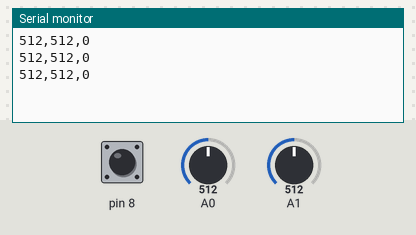
Simulated run of this sketch. Board: Arduino Uno, built with avr-gcc and run on an emulated ATmega328P. On the bench: the last lines printed to the serial monitor. Inputs (shaded band) come from the test bench; at power-on: A0 = 512, A1 = 512, pin 8 HIGH.

Above: at 1.3 s.
1.4 s: A0 set to 716
At 1.9 s:
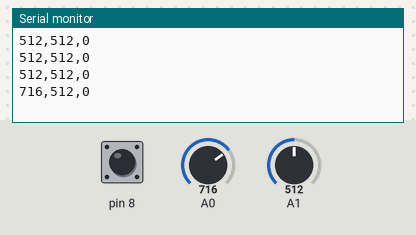
2.9 s: A1 set to 716
At 3.4 s:
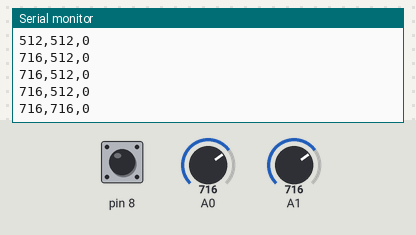
4.4 s: pin 8 pulled LOW for 0.6 s
At 4.9 s:
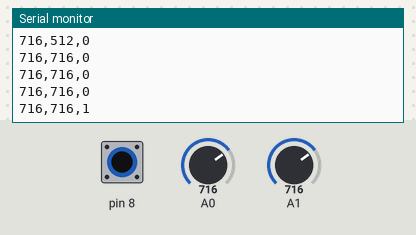
6.5 s: A0 set to 900
At 6.9 s:
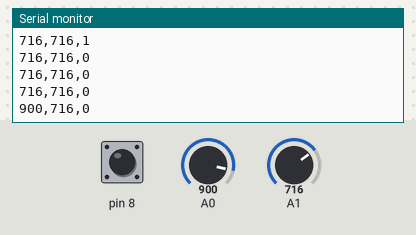
8.0 s: pin 8 pulled LOW for 1 s
At 8.4 s:
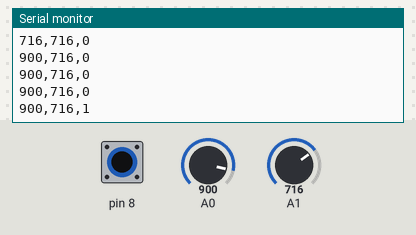
10.5 s: A1 set to 900
At 10.9 s:
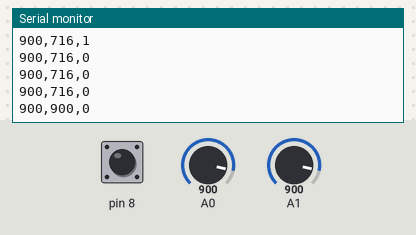
Timing chart, 0 to 13.0 s (numbered marks = the images above; inputs shaded):
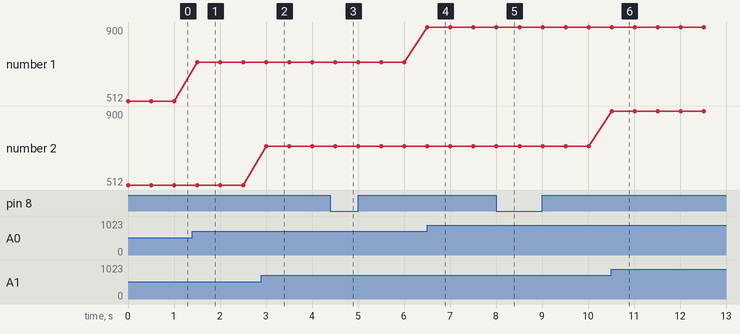

The sketch:

joystick.ino
```cpp
int xValue = 0 ;
int yValue = 0 ;
int bValue = 0 ;

void setup()
{
  Serial.begin(9600) ;
  pinMode(8,INPUT);
  digitalWrite(8,HIGH);
}

void loop()
{
  xValue = analogRead(A0);
  yValue = analogRead(A1);
  bValue = digitalRead(8);
  Serial.print(xValue,DEC);
  Serial.print(",");
  Serial.print(yValue,DEC);
  Serial.print(",");
  Serial.print(!bValue);
  Serial.print("\n");
  delay(500);
}
```

Measured:
- after the input at 1.4 s, the serial monitor: prints a new line after 0.10 s (image 1)
- after the input at 2.9 s, the serial monitor: prints a new line after 0.10 s (image 2)
- after the input at 4.4 s, the serial monitor: prints a new line after 0.11 s (image 3)
- after the input at 6.5 s, the serial monitor: prints a new line at once (image 4)
- after the input at 8.0 s, the serial monitor: prints a new line at once (image 5)
- after the input at 10.5 s, the serial monitor: prints a new line at once (image 6)
- plotted number 1: 512 → 716 after the input at 1.4 s, 716 → 900 after the input at 6.5 s
